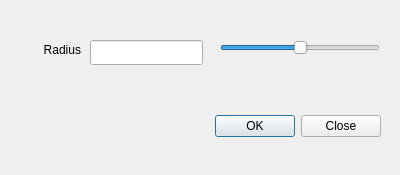
<ui version="4.0" >
 <class>SphereForm</class>
 <widget class="QDialog" name="SphereForm" >
  <property name="geometry" >
   <rect>
    <x>0</x>
    <y>0</y>
    <width>400</width>
    <height>175</height>
   </rect>
  </property>
  <property name="windowTitle" >
   <string>Create Sphere</string>
  </property>
  <widget class="QDialogButtonBox" name="buttonBox" >
   <property name="geometry" >
    <rect>
     <x>30</x>
     <y>110</y>
     <width>351</width>
     <height>32</height>
    </rect>
   </property>
   <property name="orientation" >
    <enum>Qt::Horizontal</enum>
   </property>
   <property name="standardButtons" >
    <set>QDialogButtonBox::Close|QDialogButtonBox::Ok</set>
   </property>
  </widget>
  <widget class="QLabel" name="label" >
   <property name="geometry" >
    <rect>
     <x>10</x>
     <y>40</y>
     <width>71</width>
     <height>19</height>
    </rect>
   </property>
   <property name="text" >
    <string>Radius</string>
   </property>
   <property name="alignment" >
    <set>Qt::AlignRight|Qt::AlignTrailing|Qt::AlignVCenter</set>
   </property>
   <property name="buddy" >
    <cstring>sizeField</cstring>
   </property>
  </widget>
  <widget class="QLineEdit" name="sizeField" >
   <property name="geometry" >
    <rect>
     <x>90</x>
     <y>40</y>
     <width>113</width>
     <height>25</height>
    </rect>
   </property>
  </widget>
  <widget class="QSlider" name="sizeSlider" >
   <property name="geometry" >
    <rect>
     <x>220</x>
     <y>40</y>
     <width>160</width>
     <height>16</height>
    </rect>
   </property>
   <property name="minimum" >
    <number>-1000</number>
   </property>
   <property name="maximum" >
    <number>1000</number>
   </property>
   <property name="orientation" >
    <enum>Qt::Horizontal</enum>
   </property>
  </widget>
 </widget>
 <tabstops>
  <tabstop>sizeField</tabstop>
  <tabstop>sizeSlider</tabstop>
  <tabstop>buttonBox</tabstop>
 </tabstops>
 <resources/>
 <connections>
  <connection>
   <sender>buttonBox</sender>
   <signal>rejected()</signal>
   <receiver>SphereForm</receiver>
   <slot>close()</slot>
   <hints>
    <hint type="sourcelabel" >
     <x>316</x>
     <y>130</y>
    </hint>
    <hint type="destinationlabel" >
     <x>286</x>
     <y>174</y>
    </hint>
   </hints>
  </connection>
 </connections>
</ui>
